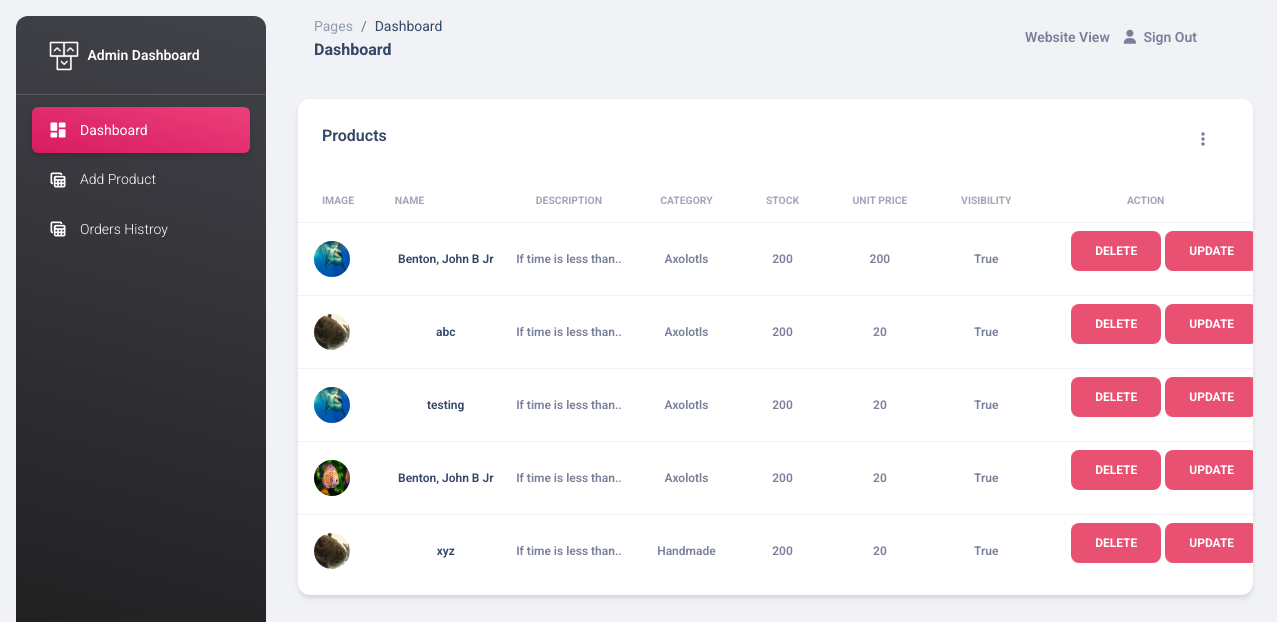
The app's page /admin_dashboard (signed in) with its own data.
### main.py (models this page shows)
class Products(db.Model):
    id = db.Column(db.Integer, primary_key=True)
    name = db.Column(db.String(255), nullable=False)
    description = db.Column(db.String(255), nullable=False)
    additional_description = db.Column(db.String(1000))
    category = db.Column(db.String(255), nullable=False)
    sub_category = db.Column(db.String(255))
    sub_cat_size = db.Column(db.String(255), default="")
    sub_cat_gender = db.Column(db.String(255), default="")
    sub_cat_homo = db.Column(db.String(255), default="")
    sub_cat_albino = db.Column(db.String(255), default="")
    sub_cat_melanoid = db.Column(db.String(255), default="")
    sub_cat_leucistic = db.Column(db.String(255), default="")
    sub_cat_wild = db.Column(db.String(255), default="")
    sub_cat_heter = db.Column(db.String(255), default="")
    stock = db.Column(db.Integer, nullable=False)
    unit_price = db.Column(db.Integer, nullable=False)
    visibility = db.Column(db.Boolean(), default=1)
    image = db.Column(db.String(255))
    created = db.Column(db.TIMESTAMP(), server_default=func.now())
    modified = db.Column(
        db.TIMESTAMP(), server_default=func.now(), onupdate=func.current_timestamp()
    )
    owner_id = db.Column(
        db.Integer, db.ForeignKey("user.id", ondelete="CASCADE"), nullable=False
    )
    orderitems = db.relationship("OrderItems", backref="products", lazy=True)
    rating = db.relationship("Ratings", backref="products", lazy=True)
    tags = db.Column(db.String(255))

### main.py (the view)
@app.route("/admin_dashboard")
@login_required
def admin_dashboard():
    if current_user.name != "Admin" or current_user.email != "admin@gmail.com":
        flash("Please login as a admin to Access this page")
        return redirect("/login")
    product = Products.query.all()
    cat = "dashboard"
    return render_template("dashboard/index.html", product=product, cat=cat)

### main.py (called while the page is built)
@login_manager.user_loader
def load_user(userid):
    return User.query.get(userid)

### templates/dashboard/index.html (shortened to what this page needs)
{%extends 'dashboard/admin_base.html' %}
{%block content%}
  <main class="main-content position-relative max-height-vh-100 h-100 border-radius-lg ">
    <nav class="navbar navbar-main navbar-expand-lg px-0 mx-4 shadow-none border-radius-xl" id="navbarBlur" navbar-scroll="true">
      <div class="container-fluid py-1 px-3">
        <nav aria-label="breadcrumb">
          <ol class="breadcrumb bg-transparent mb-0 pb-0 pt-1 px-0 me-sm-6 me-5">
            <li class="breadcrumb-item text-sm"><a class="opacity-5 text-dark" href="javascript:;">Pages</a></li>
            <li class="breadcrumb-item text-sm text-dark active" aria-current="page">Dashboard</li>
          </ol>
          <h6 class="font-weight-bolder mb-0">Dashboard</h6>
        </nav>
        <div class="collapse navbar-collapse mt-sm-0 mt-2 me-md-0 me-sm-4" id="navbar">
          <ul class="navbar-nav  justify-content-end">
            <li class="nav-item d-flex ">
              <a href="{{url_for('Home')}}" class="nav-link text-body font-weight-bold px-0">
                <span>Website View&nbsp;&nbsp;&nbsp;&nbsp;</span>
              </a>
            </li>
            <li class="nav-item d-flex align-items-center">
              {%if current_user.is_authenticated%}
              <a href="/logout" class="nav-link text-body font-weight-bold px-0">
                <i class="fa fa-user me-sm-1"></i>
                <span class="d-sm-inline d-none">Sign Out</span>
              </a>
               {%else%}
              <a href="/login" class="nav-link text-body font-weight-bold px-0">
                <i class="fa fa-user me-sm-1"></i>
                <span class="d-sm-inline d-none">Sign In</span>
              </a>
              {%endif%}
            </li>
            <li class="nav-item px-3 d-flex align-items-center">
            </li>
            <li class="nav-item dropdown pe-2 d-flex align-items-center">
            </li>
          </ul>
        </div>
      </div>
    </nav>
    <div class="container-fluid py-4">
      <div class="row mb-4">
        <div class="col-lg-12 col-md-6 mb-md-0 mb-4">
          <div class="card">
            <div class="card-header pb-0">
              <div class="row">
                <div class="col-lg-6 col-7">
                  <h6>Products</h6>
                </div>
                <div class="col-lg-6 col-5 my-auto text-end">
                  <div class="dropdown float-lg-end pe-4">
                    <a class="cursor-pointer" id="dropdownTable" data-bs-toggle="dropdown" aria-expanded="false">
                      <i class="fa fa-ellipsis-v text-secondary"></i>
                    </a>
                  </div>
                </div>
              </div>
            </div>
            <div class="card-body px-0 pb-2">
              <div class="table-responsive">
                <table class="table align-items-center mb-0">
                  <thead>
                    <tr>
                      <th class="text-uppercase text-secondary text-xxs font-weight-bolder opacity-7">Image</th>
                      <th class="text-uppercase text-secondary text-xxs font-weight-bolder opacity-7 ps-2">Name</th>
                      <th class="text-center text-uppercase text-secondary text-xxs font-weight-bolder opacity-7">Description</th>
                      <th class="text-center text-uppercase text-secondary text-xxs font-weight-bolder opacity-7">Category</th>
                      <th class="text-center text-uppercase text-secondary text-xxs font-weight-bolder opacity-7">Stock</th>
                      <th class="text-center text-uppercase text-secondary text-xxs font-weight-bolder opacity-7">Unit Price</th>
                      <th class="text-center text-uppercase text-secondary text-xxs font-weight-bolder opacity-7">visibility</th>
                      <th class="text-center text-uppercase text-secondary text-xxs font-weight-bolder opacity-7">action</th>
                    </tr>
                  </thead>
                  <tbody>
 {%for product in product%}
                    <tr>
                      <td>
                        <div class="d-flex px-2 py-1">
                          <div>
                            <a href="/details/{{product.id}}">
                            <img src={{url_for("static",filename="images/")}}{{product.image}} class="avatar avatar-sm me-3" alt="team7">
                          </a>
                          </div>
                        </div>
                      </td>
                      <td class="align-middle text-center text-sm">
                        <a href="/details/{{product.id}}">
                        <span class="text-xs font-weight-bold"> {{product.name}} </span>
                        </a>
                      </td>
                      <td class="align-middle text-center text-sm">
                        <span class="text-xs font-weight-bold"> {{product.description[:20]}}.. </span>
                      </td>
                      <td class="align-middle text-center text-sm">
                        <span class="text-xs font-weight-bold"> {{product.category}} </span>
                      </td>
                      <td class="align-middle text-center text-sm">
                        <span class="text-xs font-weight-bold"> {{product.stock}} </span>
                      </td>
                      <td class="align-middle text-center text-sm">
                        <span class="text-xs font-weight-bold"> {{product.unit_price}} </span>
                      </td>
                      <td class="align-middle text-center text-sm">
                        <span class="text-xs font-weight-bold"> {{product.visibility}} </span>
                      </td>
                      <td class="align-middle">
                        <div class="progress-wrapper w-75 mx-auto">
                          <div class="">
                           <a  href="/delete/{{product.id}}"> <button style="background-color: rgb(233, 81, 114); color:white;" class="btn">Delete</button></a>
                            <a href="/update/{{product.id}}"><button style="background-color: rgb(233, 81, 114); color:white;" class="btn">Update</button></a>
                          </div>
                        </div>
                      </td>
                    </tr>
           {%endfor%}
                  </tbody>
                </table>
              </div>
            </div>
          </div>
        </div>
      </div>
    </div>
  </main>
{%endblock%}

### templates/dashboard/admin_base.html (shortened to what this page needs)
<!DOCTYPE html>
<html lang="en">
<head>
  <link href={{url_for("static",filename="assets/css/nucleo-icons.css")}} rel="stylesheet" />
  <link href={{url_for("static",filename="assets/css/nucleo-svg.css")}} rel="stylesheet" />
  <link id="pagestyle" href={{url_for("static",filename="assets/css/material-dashboard.css")}} rel="stylesheet" />
</head>
<body class="g-sidenav-show  bg-gray-200">
  <aside class="sidenav navbar navbar-vertical navbar-expand-xs border-0 border-radius-xl my-3 fixed-start ms-3   bg-gradient-dark" id="sidenav-main">
    <div class="sidenav-header">
      <a class="navbar-brand m-0" href="/admin_dashboard">
        <img src={{url_for("static",filename="assets/img/logo-ct.png")}} class="navbar-brand-img h-100" alt="main_logo">
        <span class="ms-1 font-weight-bold text-white">Admin Dashboard</span>
      </a>
    </div>
    <hr class="horizontal light mt-0 mb-2">
    <div class="collapse navbar-collapse  w-auto  max-height-vh-100" id="sidenav-collapse-main">
      <ul class="navbar-nav">
        <li class="nav-item">
          {%if cat == "dashboard" %}
          <a class="nav-link text-white active bg-gradient-primary" href="/admin_dashboard">
            {%else%}
            <a class="nav-link text-white" href="/admin_dashboard">
              {%endif%}
            <div class="text-white text-center me-2 d-flex align-items-center justify-content-center">
              <i class="material-icons opacity-10">dashboard</i>
            </div>
            <span class="nav-link-text ms-1">Dashboard</span>
          </a>
        </li>
        <li class="nav-item">
          {%if cat == "add_post" %}
          <a class="nav-link text-white active bg-gradient-primary" href="/add_post">
            {%else%}
            <a class="nav-link text-white" href="/add_post">
            {%endif%}
            <div class="text-white text-center me-2 d-flex align-items-center justify-content-center">
              <i class="material-icons opacity-10">table_view</i>
            </div>
            <span class="nav-link-text ms-1">Add Product</span>
          </a>
        </li>
        <li class="nav-item">
          {% if cat == "history" %}
          <a class="nav-link text-white active bg-gradient-primary " href="/history">
            {%else%}
            <a class="nav-link text-white " href="/history">
            {%endif%}
            <div class="text-white text-center me-2 d-flex align-items-center justify-content-center">
              <i class="material-icons opacity-10">table_view</i>
            </div>
            <span class="nav-link-text ms-1">Orders Histroy</span>
          </a>
        </li>
      </ul>
    </div>
  </aside>
{%block content%}
{%endblock%}
</body>
</html>

### records on screen
Products: image (picture), name "Benton, John B Jr", description "If time is less than", category "Axolotls", stock "200", unit_price "200", visibility "True"
Products: image (picture), name "abc", description "If time is less than", category "Axolotls", stock "200", unit_price "20", visibility "True"
Products: image (picture), name "testing", description "If time is less than", category "Axolotls", stock "200", unit_price "20", visibility "True"
Products: image (picture), name "Benton, John B Jr", description "If time is less than", category "Axolotls", stock "200", unit_price "20", visibility "True"
Products: image (picture), name "xyz", description "If time is less than", category "Handmade", stock "200", unit_price "20", visibility "True"
